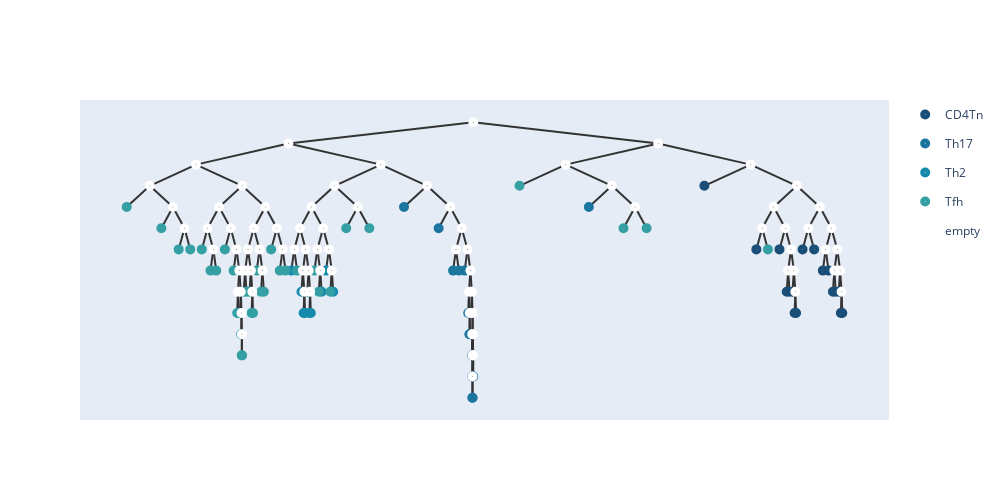

Write notebook code for a chart like this one.
### Code cell
add_meta(root,meta_list1,[])
show_tree(root,color=['#184e77','#1a759f','#168aad',"#34a0a4",'#52b69a','#99d98c','#76c893','#99d98c']).show_fig()
remove_meta(root);

### Figure 1 — Plotly figure (JSON) as saved in the notebook; plotly's stock layout.template omitted (floating-point values rounded to 4 significant figures)
{"data": [{"hoverinfo": "text", "hovertext": ["38_CD4Tn", "58_CD4Tn", "64_CD4Tn", "60_CD4Tn", "66_CD4Tn", "13_CD4Tn", "12_CD4Tn", "32_CD4Tn", "22_CD4Tn", "65_CD4Tn", "59_CD4Tn", "74_CD4Tn", "16_CD4Tn", "21_CD4Tn", "40_CD4Tn", "27_CD4Tn", "67_CD4Tn"], "legendgroup": "CD4Tn", "marker": {"color": "#184e77", "size": 10, "symbol": "circle-dot"}, "mode": "markers+text", "name": "CD4Tn", "type": "scatter", "x": [8.312, 8.945, 9.227, 9.314, 9.35, 9.385, 9.411, 9.429, 9.508, 9.648, 9.754, 9.824, 9.877, 9.912, 9.947, 9.974, 9.991], "y": [0.5, -4, -4, -7, -7, -7, -8.5, -8.5, -4, -4, -5.5, -5.5, -7, -7, -7, -8.5, -8.5]}, {"hoverinfo": "text", "hovertext": ["76_Th17", "71_Th17", "14_Th17", "28_Th17", "50_Th17", "26_Th17", "23_Th17", "25_Th17", "6_Th17", "63_Th17", "33_Th17", "17_Th17", "19_Th17", "9_Th17", "55_Th17", "73_Th17", "30_Th17"], "legendgroup": "Th17", "marker": {"color": "#1a759f", "size": 10, "symbol": "circle-dot"}, "mode": "markers+text", "name": "Th17", "type": "scatter", "x": [4.656, 5.078, 5.254, 5.324, 5.395, 5.438, 5.452, 5.46, 5.474, 5.485, 5.488, 5.49, 5.491, 5.493, 5.497, 5.499, 6.906], "y": [-1, -2.5, -5.5, -5.5, -5.5, -8.5, -10, -10, -8.5, -11.5, -13, -14.5, -14.5, -11.5, -13, -13, -1]}, {"hoverinfo": "text", "hovertext": ["2_Th2", "7_Th2", "0_Th2", "11_Th2", "8_Th2", "54_Th2", "72_Th2", "78_Th2", "48_Th2"], "legendgroup": "Th2", "marker": {"color": "#168aad", "size": 10, "symbol": "circle-dot"}, "mode": "markers+text", "name": "Th2", "type": "scatter", "x": [3.285, 3.408, 3.435, 3.452, 3.505, 3.522, 3.654, 3.707, 3.795], "y": [-5.5, -7, -8.5, -8.5, -8.5, -8.5, -7, -5.5, -7]}, {"hoverinfo": "text", "hovertext": ["31_Tfh", "61_Tfh", "20_Tfh", "44_Tfh", "4_Tfh", "1_Tfh", "49_Tfh", "37_Tfh", "51_Tfh", "34_Tfh", "43_Tfh", "10_Tfh", "56_Tfh", "62_Tfh", "68_Tfh", "46_Tfh", "57_Tfh", "18_Tfh", "5_Tfh", "75_Tfh", "36_Tfh", "52_Tfh", "53_Tfh", "79_Tfh", "42_Tfh", "45_Tfh", "35_Tfh", "47_Tfh", "39_Tfh", "15_Tfh", "41_Tfh", "29_Tfh", "69_Tfh", "70_Tfh", "3_Tfh", "24_Tfh", "77_Tfh"], "legendgroup": "Tfh", "marker": {"color": "#34a0a4", "size": 10, "symbol": "circle-dot"}, "mode": "markers+text", "name": "Tfh", "type": "scatter", "x": [1.281, 1.703, 1.914, 2.055, 2.195, 2.301, 2.371, 2.477, 2.582, 2.626, 2.644, 2.661, 2.674, 2.681, 2.685, 2.705, 2.74, 2.775, 2.802, 2.819, 2.863, 2.916, 2.951, 3.039, 3.145, 3.215, 3.355, 3.479, 3.566, 3.619, 3.76, 3.953, 4.234, 6.062, 7.328, 7.609, 9.086], "y": [-1, -2.5, -4, -4, -4, -5.5, -5.5, -4, -5.5, -8.5, -8.5, -8.5, -10, -11.5, -11.5, -7, -7, -7, -8.5, -8.5, -5.5, -7, -7, -4, -5.5, -5.5, -5.5, -7, -5.5, -7, -7, -2.5, -2.5, 0.5, -2.5, -2.5, -4]}, {"hoverinfo": "text", "hovertext": ["158", "156", "151", "148", "144", "99", "149", "132", "120", "102", "129", "126", "125", "105", "112", "106", "81", "141", "117", "101", "86", "97", "82", "111", "88", "133", "83", "155", "150", "134", "118", "96", "115", "90", "89", "109", "91", "131", "122", "95", "123", "110", "138", "153", "152", "145", "113", "142", "140", "137", "119", "139", "136", "127", "114", "85", "135", "84", "157", "146", "121", "108", "154", "147", "128", "93", "124", "107", "94", "103", "80", "143", "116", "130", "100", "104", "92", "98", "87"], "legendgroup": "empty", "marker": {"color": "#fff", "size": 10, "symbol": "circle-dot"}, "mode": "markers+text", "name": "empty", "type": "scatter", "x": [5.5, 3.25, 2.125, 1.562, 1.844, 1.984, 2.688, 2.406, 2.266, 2.336, 2.547, 2.617, 2.652, 2.635, 2.67, 2.679, 2.683, 2.969, 2.828, 2.758, 2.723, 2.793, 2.811, 2.898, 2.934, 3.109, 3.18, 4.375, 3.812, 3.531, 3.391, 3.32, 3.461, 3.426, 3.443, 3.496, 3.514, 3.672, 3.602, 3.637, 3.742, 3.777, 4.094, 4.938, 5.219, 5.359, 5.289, 5.43, 5.465, 5.447, 5.456, 5.482, 5.491, 5.487, 5.489, 5.49, 5.496, 5.498, 7.75, 6.625, 7.188, 7.469, 8.875, 9.438, 9.156, 9.016, 9.297, 9.367, 9.332, 9.402, 9.42, 9.719, 9.578, 9.859, 9.789, 9.93, 9.895, 9.965, 9.982], "y": [5, 3.5, 2, 0.5, -1, -2.5, 0.5, -1, -2.5, -4, -2.5, -4, -5.5, -7, -7, -8.5, -10, -1, -2.5, -4, -5.5, -5.5, -7, -4, -5.5, -2.5, -4, 2, 0.5, -1, -2.5, -4, -4, -5.5, -7, -5.5, -7, -2.5, -4, -5.5, -4, -5.5, -1, 0.5, -1, -2.5, -4, -4, -5.5, -7, -8.5, -7, -8.5, -10, -11.5, -13, -10, -11.5, 3.5, 2, 0.5, -1, 2, 0.5, -1, -2.5, -2.5, -4, -5.5, -5.5, -7, -1, -2.5, -2.5, -4, -4, -5.5, -5.5, -7]}], "layout": {"height": 500, "shapes": [{"layer": "below", "line": {"color": "#333", "width": 2}, "type": "line", "x0": 5.5, "x1": 5.5, "y0": 5, "y1": 5}, {"layer": "below", "line": {"color": "#333", "width": 2}, "type": "line", "x0": 5.5, "x1": 3.25, "y0": 5, "y1": 3.5}, {"layer": "below", "line": {"color": "#333", "width": 2}, "type": "line", "x0": 3.25, "x1": 2.125, "y0": 3.5, "y1": 2}, {"layer": "below", "line": {"color": "#333", "width": 2}, "type": "line", "x0": 2.125, "x1": 1.562, "y0": 2, "y1": 0.5}, {"layer": "below", "line": {"color": "#333", "width": 2}, "type": "line", "x0": 1.562, "x1": 1.281, "y0": 0.5, "y1": -1}, {"layer": "below", "line": {"color": "#333", "width": 2}, "type": "line", "x0": 1.562, "x1": 1.844, "y0": 0.5, "y1": -1}, {"layer": "below", "line": {"color": "#333", "width": 2}, "type": "line", "x0": 1.844, "x1": 1.703, "y0": -1, "y1": -2.5}, {"layer": "below", "line": {"color": "#333", "width": 2}, "type": "line", "x0": 1.844, "x1": 1.984, "y0": -1, "y1": -2.5}, {"layer": "below", "line": {"color": "#333", "width": 2}, "type": "line", "x0": 1.984, "x1": 1.914, "y0": -2.5, "y1": -4}, {"layer": "below", "line": {"color": "#333", "width": 2}, "type": "line", "x0": 1.984, "x1": 2.055, "y0": -2.5, "y1": -4}, {"layer": "below", "line": {"color": "#333", "width": 2}, "type": "line", "x0": 2.125, "x1": 2.688, "y0": 2, "y1": 0.5}, {"layer": "below", "line": {"color": "#333", "width": 2}, "type": "line", "x0": 2.688, "x1": 2.406, "y0": 0.5, "y1": -1}, {"layer": "below", "line": {"color": "#333", "width": 2}, "type": "line", "x0": 2.406, "x1": 2.266, "y0": -1, "y1": -2.5}, {"layer": "below", "line": {"color": "#333", "width": 2}, "type": "line", "x0": 2.266, "x1": 2.195, "y0": -2.5, "y1": -4}, {"layer": "below", "line": {"color": "#333", "width": 2}, "type": "line", "x0": 2.266, "x1": 2.336, "y0": -2.5, "y1": -4}, {"layer": "below", "line": {"color": "#333", "width": 2}, "type": "line", "x0": 2.336, "x1": 2.301, "y0": -4, "y1": -5.5}, {"layer": "below", "line": {"color": "#333", "width": 2}, "type": "line", "x0": 2.336, "x1": 2.371, "y0": -4, "y1": -5.5}, {"layer": "below", "line": {"color": "#333", "width": 2}, "type": "line", "x0": 2.406, "x1": 2.547, "y0": -1, "y1": -2.5}, {"layer": "below", "line": {"color": "#333", "width": 2}, "type": "line", "x0": 2.547, "x1": 2.477, "y0": -2.5, "y1": -4}, {"layer": "below", "line": {"color": "#333", "width": 2}, "type": "line", "x0": 2.547, "x1": 2.617, "y0": -2.5, "y1": -4}, {"layer": "below", "line": {"color": "#333", "width": 2}, "type": "line", "x0": 2.617, "x1": 2.582, "y0": -4, "y1": -5.5}, {"layer": "below", "line": {"color": "#333", "width": 2}, "type": "line", "x0": 2.617, "x1": 2.652, "y0": -4, "y1": -5.5}, {"layer": "below", "line": {"color": "#333", "width": 2}, "type": "line", "x0": 2.652, "x1": 2.635, "y0": -5.5, "y1": -7}, {"layer": "below", "line": {"color": "#333", "width": 2}, "type": "line", "x0": 2.635, "x1": 2.626, "y0": -7, "y1": -8.5}, {"layer": "below", "line": {"color": "#333", "width": 2}, "type": "line", "x0": 2.635, "x1": 2.644, "y0": -7, "y1": -8.5}, {"layer": "below", "line": {"color": "#333", "width": 2}, "type": "line", "x0": 2.652, "x1": 2.67, "y0": -5.5, "y1": -7}, {"layer": "below", "line": {"color": "#333", "width": 2}, "type": "line", "x0": 2.67, "x1": 2.661, "y0": -7, "y1": -8.5}, {"layer": "below", "line": {"color": "#333", "width": 2}, "type": "line", "x0": 2.67, "x1": 2.679, "y0": -7, "y1": -8.5}, {"layer": "below", "line": {"color": "#333", "width": 2}, "type": "line", "x0": 2.679, "x1": 2.674, "y0": -8.5, "y1": -10}, {"layer": "below", "line": {"color": "#333", "width": 2}, "type": "line", "x0": 2.679, "x1": 2.683, "y0": -8.5, "y1": -10}, {"layer": "below", "line": {"color": "#333", "width": 2}, "type": "line", "x0": 2.683, "x1": 2.681, "y0": -10, "y1": -11.5}, {"layer": "below", "line": {"color": "#333", "width": 2}, "type": "line", "x0": 2.683, "x1": 2.685, "y0": -10, "y1": -11.5}, {"layer": "below", "line": {"color": "#333", "width": 2}, "type": "line", "x0": 2.688, "x1": 2.969, "y0": 0.5, "y1": -1}, {"layer": "below", "line": {"color": "#333", "width": 2}, "type": "line", "x0": 2.969, "x1": 2.828, "y0": -1, "y1": -2.5}, {"layer": "below", "line": {"color": "#333", "width": 2}, "type": "line", "x0": 2.828, "x1": 2.758, "y0": -2.5, "y1": -4}, {"layer": "below", "line": {"color": "#333", "width": 2}, "type": "line", "x0": 2.758, "x1": 2.723, "y0": -4, "y1": -5.5}, {"layer": "below", "line": {"color": "#333", "width": 2}, "type": "line", "x0": 2.723, "x1": 2.705, "y0": -5.5, "y1": -7}, {"layer": "below", "line": {"color": "#333", "width": 2}, "type": "line", "x0": 2.723, "x1": 2.74, "y0": -5.5, "y1": -7}, {"layer": "below", "line": {"color": "#333", "width": 2}, "type": "line", "x0": 2.758, "x1": 2.793, "y0": -4, "y1": -5.5}, {"layer": "below", "line": {"color": "#333", "width": 2}, "type": "line", "x0": 2.793, "x1": 2.775, "y0": -5.5, "y1": -7}, {"layer": "below", "line": {"color": "#333", "width": 2}, "type": "line", "x0": 2.793, "x1": 2.811, "y0": -5.5, "y1": -7}, {"layer": "below", "line": {"color": "#333", "width": 2}, "type": "line", "x0": 2.811, "x1": 2.802, "y0": -7, "y1": -8.5}, {"layer": "below", "line": {"color": "#333", "width": 2}, "type": "line", "x0": 2.811, "x1": 2.819, "y0": -7, "y1": -8.5}, {"layer": "below", "line": {"color": "#333", "width": 2}, "type": "line", "x0": 2.828, "x1": 2.898, "y0": -2.5, "y1": -4}, {"layer": "below", "line": {"color": "#333", "width": 2}, "type": "line", "x0": 2.898, "x1": 2.863, "y0": -4, "y1": -5.5}, {"layer": "below", "line": {"color": "#333", "width": 2}, "type": "line", "x0": 2.898, "x1": 2.934, "y0": -4, "y1": -5.5}, {"layer": "below", "line": {"color": "#333", "width": 2}, "type": "line", "x0": 2.934, "x1": 2.916, "y0": -5.5, "y1": -7}, {"layer": "below", "line": {"color": "#333", "width": 2}, "type": "line", "x0": 2.934, "x1": 2.951, "y0": -5.5, "y1": -7}, {"layer": "below", "line": {"color": "#333", "width": 2}, "type": "line", "x0": 2.969, "x1": 3.109, "y0": -1, "y1": -2.5}, {"layer": "below", "line": {"color": "#333", "width": 2}, "type": "line", "x0": 3.109, "x1": 3.039, "y0": -2.5, "y1": -4}, {"layer": "below", "line": {"color": "#333", "width": 2}, "type": "line", "x0": 3.109, "x1": 3.18, "y0": -2.5, "y1": -4}, {"layer": "below", "line": {"color": "#333", "width": 2}, "type": "line", "x0": 3.18, "x1": 3.145, "y0": -4, "y1": -5.5}, {"layer": "below", "line": {"color": "#333", "width": 2}, "type": "line", "x0": 3.18, "x1": 3.215, "y0": -4, "y1": -5.5}, {"layer": "below", "line": {"color": "#333", "width": 2}, "type": "line", "x0": 3.25, "x1": 4.375, "y0": 3.5, "y1": 2}, {"layer": "below", "line": {"color": "#333", "width": 2}, "type": "line", "x0": 4.375, "x1": 3.812, "y0": 2, "y1": 0.5}, {"layer": "below", "line": {"color": "#333", "width": 2}, "type": "line", "x0": 3.812, "x1": 3.531, "y0": 0.5, "y1": -1}, {"layer": "below", "line": {"color": "#333", "width": 2}, "type": "line", "x0": 3.531, "x1": 3.391, "y0": -1, "y1": -2.5}, {"layer": "below", "line": {"color": "#333", "width": 2}, "type": "line", "x0": 3.391, "x1": 3.32, "y0": -2.5, "y1": -4}, {"layer": "below", "line": {"color": "#333", "width": 2}, "type": "line", "x0": 3.32, "x1": 3.285, "y0": -4, "y1": -5.5}, {"layer": "below", "line": {"color": "#333", "width": 2}, "type": "line", "x0": 3.32, "x1": 3.355, "y0": -4, "y1": -5.5}, {"layer": "below", "line": {"color": "#333", "width": 2}, "type": "line", "x0": 3.391, "x1": 3.461, "y0": -2.5, "y1": -4}, {"layer": "below", "line": {"color": "#333", "width": 2}, "type": "line", "x0": 3.461, "x1": 3.426, "y0": -4, "y1": -5.5}, {"layer": "below", "line": {"color": "#333", "width": 2}, "type": "line", "x0": 3.426, "x1": 3.408, "y0": -5.5, "y1": -7}, {"layer": "below", "line": {"color": "#333", "width": 2}, "type": "line", "x0": 3.426, "x1": 3.443, "y0": -5.5, "y1": -7}, {"layer": "below", "line": {"color": "#333", "width": 2}, "type": "line", "x0": 3.443, "x1": 3.435, "y0": -7, "y1": -8.5}, {"layer": "below", "line": {"color": "#333", "width": 2}, "type": "line", "x0": 3.443, "x1": 3.452, "y0": -7, "y1": -8.5}, {"layer": "below", "line": {"color": "#333", "width": 2}, "type": "line", "x0": 3.461, "x1": 3.496, "y0": -4, "y1": -5.5}, {"layer": "below", "line": {"color": "#333", "width": 2}, "type": "line", "x0": 3.496, "x1": 3.479, "y0": -5.5, "y1": -7}, {"layer": "below", "line": {"color": "#333", "width": 2}, "type": "line", "x0": 3.496, "x1": 3.514, "y0": -5.5, "y1": -7}, {"layer": "below", "line": {"color": "#333", "width": 2}, "type": "line", "x0": 3.514, "x1": 3.505, "y0": -7, "y1": -8.5}, {"layer": "below", "line": {"color": "#333", "width": 2}, "type": "line", "x0": 3.514, "x1": 3.522, "y0": -7, "y1": -8.5}, {"layer": "below", "line": {"color": "#333", "width": 2}, "type": "line", "x0": 3.531, "x1": 3.672, "y0": -1, "y1": -2.5}, {"layer": "below", "line": {"color": "#333", "width": 2}, "type": "line", "x0": 3.672, "x1": 3.602, "y0": -2.5, "y1": -4}, {"layer": "below", "line": {"color": "#333", "width": 2}, "type": "line", "x0": 3.602, "x1": 3.566, "y0": -4, "y1": -5.5}, {"layer": "below", "line": {"color": "#333", "width": 2}, "type": "line", "x0": 3.602, "x1": 3.637, "y0": -4, "y1": -5.5}, {"layer": "below", "line": {"color": "#333", "width": 2}, "type": "line", "x0": 3.637, "x1": 3.619, "y0": -5.5, "y1": -7}, {"layer": "below", "line": {"color": "#333", "width": 2}, "type": "line", "x0": 3.637, "x1": 3.654, "y0": -5.5, "y1": -7}, {"layer": "below", "line": {"color": "#333", "width": 2}, "type": "line", "x0": 3.672, "x1": 3.742, "y0": -2.5, "y1": -4}, {"layer": "below", "line": {"color": "#333", "width": 2}, "type": "line", "x0": 3.742, "x1": 3.707, "y0": -4, "y1": -5.5}, {"layer": "below", "line": {"color": "#333", "width": 2}, "type": "line", "x0": 3.742, "x1": 3.777, "y0": -4, "y1": -5.5}, {"layer": "below", "line": {"color": "#333", "width": 2}, "type": "line", "x0": 3.777, "x1": 3.76, "y0": -5.5, "y1": -7}, {"layer": "below", "line": {"color": "#333", "width": 2}, "type": "line", "x0": 3.777, "x1": 3.795, "y0": -5.5, "y1": -7}, {"layer": "below", "line": {"color": "#333", "width": 2}, "type": "line", "x0": 3.812, "x1": 4.094, "y0": 0.5, "y1": -1}, {"layer": "below", "line": {"color": "#333", "width": 2}, "type": "line", "x0": 4.094, "x1": 3.953, "y0": -1, "y1": -2.5}, {"layer": "below", "line": {"color": "#333", "width": 2}, "type": "line", "x0": 4.094, "x1": 4.234, "y0": -1, "y1": -2.5}, {"layer": "below", "line": {"color": "#333", "width": 2}, "type": "line", "x0": 4.375, "x1": 4.938, "y0": 2, "y1": 0.5}, {"layer": "below", "line": {"color": "#333", "width": 2}, "type": "line", "x0": 4.938, "x1": 4.656, "y0": 0.5, "y1": -1}, {"layer": "below", "line": {"color": "#333", "width": 2}, "type": "line", "x0": 4.938, "x1": 5.219, "y0": 0.5, "y1": -1}, {"layer": "below", "line": {"color": "#333", "width": 2}, "type": "line", "x0": 5.219, "x1": 5.078, "y0": -1, "y1": -2.5}, {"layer": "below", "line": {"color": "#333", "width": 2}, "type": "line", "x0": 5.219, "x1": 5.359, "y0": -1, "y1": -2.5}, {"layer": "below", "line": {"color": "#333", "width": 2}, "type": "line", "x0": 5.359, "x1": 5.289, "y0": -2.5, "y1": -4}, {"layer": "below", "line": {"color": "#333", "width": 2}, "type": "line", "x0": 5.289, "x1": 5.254, "y0": -4, "y1": -5.5}, {"layer": "below", "line": {"color": "#333", "width": 2}, "type": "line", "x0": 5.289, "x1": 5.324, "y0": -4, "y1": -5.5}, {"layer": "below", "line": {"color": "#333", "width": 2}, "type": "line", "x0": 5.359, "x1": 5.43, "y0": -2.5, "y1": -4}, {"layer": "below", "line": {"color": "#333", "width": 2}, "type": "line", "x0": 5.43, "x1": 5.395, "y0": -4, "y1": -5.5}, {"layer": "below", "line": {"color": "#333", "width": 2}, "type": "line", "x0": 5.43, "x1": 5.465, "y0": -4, "y1": -5.5}, {"layer": "below", "line": {"color": "#333", "width": 2}, "type": "line", "x0": 5.465, "x1": 5.447, "y0": -5.5, "y1": -7}, {"layer": "below", "line": {"color": "#333", "width": 2}, "type": "line", "x0": 5.447, "x1": 5.438, "y0": -7, "y1": -8.5}, {"layer": "below", "line": {"color": "#333", "width": 2}, "type": "line", "x0": 5.447, "x1": 5.456, "y0": -7, "y1": -8.5}, {"layer": "below", "line": {"color": "#333", "width": 2}, "type": "line", "x0": 5.456, "x1": 5.452, "y0": -8.5, "y1": -10}, {"layer": "below", "line": {"color": "#333", "width": 2}, "type": "line", "x0": 5.456, "x1": 5.46, "y0": -8.5, "y1": -10}, {"layer": "below", "line": {"color": "#333", "width": 2}, "type": "line", "x0": 5.465, "x1": 5.482, "y0": -5.5, "y1": -7}, {"layer": "below", "line": {"color": "#333", "width": 2}, "type": "line", "x0": 5.482, "x1": 5.474, "y0": -7, "y1": -8.5}, {"layer": "below", "line": {"color": "#333", "width": 2}, "type": "line", "x0": 5.482, "x1": 5.491, "y0": -7, "y1": -8.5}, {"layer": "below", "line": {"color": "#333", "width": 2}, "type": "line", "x0": 5.491, "x1": 5.487, "y0": -8.5, "y1": -10}, {"layer": "below", "line": {"color": "#333", "width": 2}, "type": "line", "x0": 5.487, "x1": 5.485, "y0": -10, "y1": -11.5}, {"layer": "below", "line": {"color": "#333", "width": 2}, "type": "line", "x0": 5.487, "x1": 5.489, "y0": -10, "y1": -11.5}, {"layer": "below", "line": {"color": "#333", "width": 2}, "type": "line", "x0": 5.489, "x1": 5.488, "y0": -11.5, "y1": -13}, {"layer": "below", "line": {"color": "#333", "width": 2}, "type": "line", "x0": 5.489, "x1": 5.49, "y0": -11.5, "y1": -13}, {"layer": "below", "line": {"color": "#333", "width": 2}, "type": "line", "x0": 5.49, "x1": 5.49, "y0": -13, "y1": -14.5}, {"layer": "below", "line": {"color": "#333", "width": 2}, "type": "line", "x0": 5.49, "x1": 5.491, "y0": -13, "y1": -14.5}, {"layer": "below", "line": {"color": "#333", "width": 2}, "type": "line", "x0": 5.491, "x1": 5.496, "y0": -8.5, "y1": -10}, {"layer": "below", "line": {"color": "#333", "width": 2}, "type": "line", "x0": 5.496, "x1": 5.493, "y0": -10, "y1": -11.5}, {"layer": "below", "line": {"color": "#333", "width": 2}, "type": "line", "x0": 5.496, "x1": 5.498, "y0": -10, "y1": -11.5}, {"layer": "below", "line": {"color": "#333", "width": 2}, "type": "line", "x0": 5.498, "x1": 5.497, "y0": -11.5, "y1": -13}, {"layer": "below", "line": {"color": "#333", "width": 2}, "type": "line", "x0": 5.498, "x1": 5.499, "y0": -11.5, "y1": -13}, {"layer": "below", "line": {"color": "#333", "width": 2}, "type": "line", "x0": 5.5, "x1": 7.75, "y0": 5, "y1": 3.5}, {"layer": "below", "line": {"color": "#333", "width": 2}, "type": "line", "x0": 7.75, "x1": 6.625, "y0": 3.5, "y1": 2}, {"layer": "below", "line": {"color": "#333", "width": 2}, "type": "line", "x0": 6.625, "x1": 6.062, "y0": 2, "y1": 0.5}, {"layer": "below", "line": {"color": "#333", "width": 2}, "type": "line", "x0": 6.625, "x1": 7.188, "y0": 2, "y1": 0.5}, {"layer": "below", "line": {"color": "#333", "width": 2}, "type": "line", "x0": 7.188, "x1": 6.906, "y0": 0.5, "y1": -1}, {"layer": "below", "line": {"color": "#333", "width": 2}, "type": "line", "x0": 7.188, "x1": 7.469, "y0": 0.5, "y1": -1}, {"layer": "below", "line": {"color": "#333", "width": 2}, "type": "line", "x0": 7.469, "x1": 7.328, "y0": -1, "y1": -2.5}, {"layer": "below", "line": {"color": "#333", "width": 2}, "type": "line", "x0": 7.469, "x1": 7.609, "y0": -1, "y1": -2.5}, {"layer": "below", "line": {"color": "#333", "width": 2}, "type": "line", "x0": 7.75, "x1": 8.875, "y0": 3.5, "y1": 2}, {"layer": "below", "line": {"color": "#333", "width": 2}, "type": "line", "x0": 8.875, "x1": 8.312, "y0": 2, "y1": 0.5}, {"layer": "below", "line": {"color": "#333", "width": 2}, "type": "line", "x0": 8.875, "x1": 9.438, "y0": 2, "y1": 0.5}, {"layer": "below", "line": {"color": "#333", "width": 2}, "type": "line", "x0": 9.438, "x1": 9.156, "y0": 0.5, "y1": -1}, {"layer": "below", "line": {"color": "#333", "width": 2}, "type": "line", "x0": 9.156, "x1": 9.016, "y0": -1, "y1": -2.5}, {"layer": "below", "line": {"color": "#333", "width": 2}, "type": "line", "x0": 9.016, "x1": 8.945, "y0": -2.5, "y1": -4}, {"layer": "below", "line": {"color": "#333", "width": 2}, "type": "line", "x0": 9.016, "x1": 9.086, "y0": -2.5, "y1": -4}, {"layer": "below", "line": {"color": "#333", "width": 2}, "type": "line", "x0": 9.156, "x1": 9.297, "y0": -1, "y1": -2.5}, {"layer": "below", "line": {"color": "#333", "width": 2}, "type": "line", "x0": 9.297, "x1": 9.227, "y0": -2.5, "y1": -4}, {"layer": "below", "line": {"color": "#333", "width": 2}, "type": "line", "x0": 9.297, "x1": 9.367, "y0": -2.5, "y1": -4}, {"layer": "below", "line": {"color": "#333", "width": 2}, "type": "line", "x0": 9.367, "x1": 9.332, "y0": -4, "y1": -5.5}, {"layer": "below", "line": {"color": "#333", "width": 2}, "type": "line", "x0": 9.332, "x1": 9.314, "y0": -5.5, "y1": -7}, {"layer": "below", "line": {"color": "#333", "width": 2}, "type": "line", "x0": 9.332, "x1": 9.35, "y0": -5.5, "y1": -7}, {"layer": "below", "line": {"color": "#333", "width": 2}, "type": "line", "x0": 9.367, "x1": 9.402, "y0": -4, "y1": -5.5}, {"layer": "below", "line": {"color": "#333", "width": 2}, "type": "line", "x0": 9.402, "x1": 9.385, "y0": -5.5, "y1": -7}, {"layer": "below", "line": {"color": "#333", "width": 2}, "type": "line", "x0": 9.402, "x1": 9.42, "y0": -5.5, "y1": -7}, {"layer": "below", "line": {"color": "#333", "width": 2}, "type": "line", "x0": 9.42, "x1": 9.411, "y0": -7, "y1": -8.5}, {"layer": "below", "line": {"color": "#333", "width": 2}, "type": "line", "x0": 9.42, "x1": 9.429, "y0": -7, "y1": -8.5}, {"layer": "below", "line": {"color": "#333", "width": 2}, "type": "line", "x0": 9.438, "x1": 9.719, "y0": 0.5, "y1": -1}, {"layer": "below", "line": {"color": "#333", "width": 2}, "type": "line", "x0": 9.719, "x1": 9.578, "y0": -1, "y1": -2.5}, {"layer": "below", "line": {"color": "#333", "width": 2}, "type": "line", "x0": 9.578, "x1": 9.508, "y0": -2.5, "y1": -4}, {"layer": "below", "line": {"color": "#333", "width": 2}, "type": "line", "x0": 9.578, "x1": 9.648, "y0": -2.5, "y1": -4}, {"layer": "below", "line": {"color": "#333", "width": 2}, "type": "line", "x0": 9.719, "x1": 9.859, "y0": -1, "y1": -2.5}, {"layer": "below", "line": {"color": "#333", "width": 2}, "type": "line", "x0": 9.859, "x1": 9.789, "y0": -2.5, "y1": -4}, {"layer": "below", "line": {"color": "#333", "width": 2}, "type": "line", "x0": 9.789, "x1": 9.754, "y0": -4, "y1": -5.5}, {"layer": "below", "line": {"color": "#333", "width": 2}, "type": "line", "x0": 9.789, "x1": 9.824, "y0": -4, "y1": -5.5}, {"layer": "below", "line": {"color": "#333", "width": 2}, "type": "line", "x0": 9.859, "x1": 9.93, "y0": -2.5, "y1": -4}, {"layer": "below", "line": {"color": "#333", "width": 2}, "type": "line", "x0": 9.93, "x1": 9.895, "y0": -4, "y1": -5.5}, {"layer": "below", "line": {"color": "#333", "width": 2}, "type": "line", "x0": 9.895, "x1": 9.877, "y0": -5.5, "y1": -7}, {"layer": "below", "line": {"color": "#333", "width": 2}, "type": "line", "x0": 9.895, "x1": 9.912, "y0": -5.5, "y1": -7}, {"layer": "below", "line": {"color": "#333", "width": 2}, "type": "line", "x0": 9.93, "x1": 9.965, "y0": -4, "y1": -5.5}, {"layer": "below", "line": {"color": "#333", "width": 2}, "type": "line", "x0": 9.965, "x1": 9.947, "y0": -5.5, "y1": -7}, {"layer": "below", "line": {"color": "#333", "width": 2}, "type": "line", "x0": 9.965, "x1": 9.982, "y0": -5.5, "y1": -7}, {"layer": "below", "line": {"color": "#333", "width": 2}, "type": "line", "x0": 9.982, "x1": 9.974, "y0": -7, "y1": -8.5}, {"layer": "below", "line": {"color": "#333", "width": 2}, "type": "line", "x0": 9.982, "x1": 9.991, "y0": -7, "y1": -8.5}], "width": 1000, "xaxis": {"showgrid": false, "showline": false, "showticklabels": false, "zeroline": false}, "yaxis": {"showgrid": false, "showline": false, "showticklabels": false, "zeroline": false}}}
